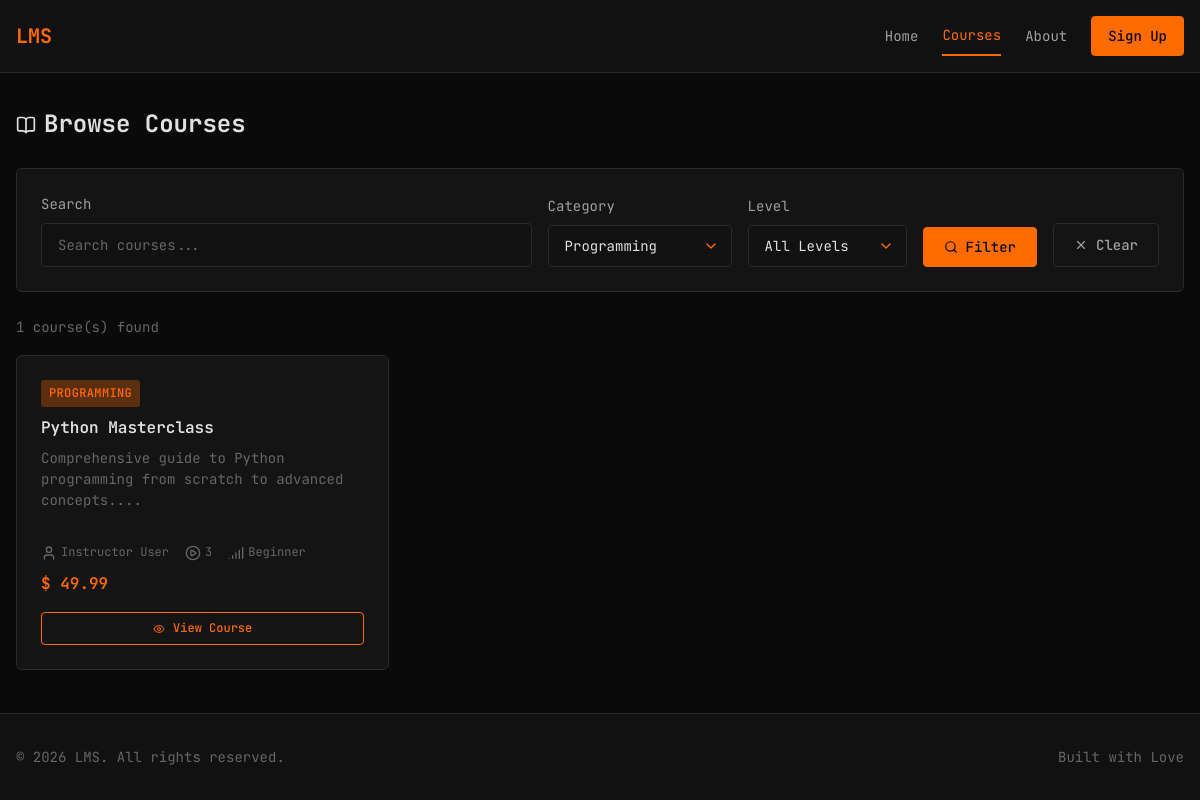
/courses.php?category=1, run on the app's committed database.
### tables this page shows
CREATE TABLE courses (
    id INT AUTO_INCREMENT PRIMARY KEY,
    title VARCHAR(200) NOT NULL,
    description TEXT,
    category_id INT,
    instructor_id INT,
    price DECIMAL(10,2) DEFAULT 0.00,
    duration VARCHAR(50),
    level ENUM('beginner', 'intermediate', 'advanced') DEFAULT 'beginner',
    created_at TIMESTAMP DEFAULT CURRENT_TIMESTAMP,
    FOREIGN KEY (category_id) REFERENCES categories(id) ON DELETE SET NULL,
    FOREIGN KEY (instructor_id) REFERENCES users(id) ON DELETE SET NULL
);

CREATE TABLE categories (
    id INT AUTO_INCREMENT PRIMARY KEY,
    name VARCHAR(100) NOT NULL,
    description TEXT
);

CREATE TABLE users (
    id INT AUTO_INCREMENT PRIMARY KEY,
    name VARCHAR(100) NOT NULL,
    email VARCHAR(150) NOT NULL UNIQUE,
    password VARCHAR(255) NOT NULL,
    role ENUM('admin', 'instructor', 'student') NOT NULL DEFAULT 'student',
    bio TEXT,
    experience TEXT,
    verified TINYINT(1) NOT NULL DEFAULT 1,
    created_at TIMESTAMP DEFAULT CURRENT_TIMESTAMP
);

### config/auth.php (called while the page is built, shortened)
<?php
function e($string)
{
    return htmlspecialchars($string, ENT_QUOTES, 'UTF-8');
}

### public/courses.php (the view, shortened to what this page needs)
<?php
require_once __DIR__ . '/../config/auth.php';
$pdo = getDBConnection();
$categoryFilter = isset($_GET['category']) ? (int) $_GET['category'] : 0;
$levelFilter = isset($_GET['level']) ? $_GET['level'] : '';
$search = isset($_GET['search']) ? trim($_GET['search']) : '';
$sql = "
    SELECT c.*, cat.name as category_name, u.name as instructor_name,
           (SELECT COUNT(*) FROM lessons WHERE course_id = c.id) as lesson_count
    FROM courses c
    LEFT JOIN categories cat ON c.category_id = cat.id
    LEFT JOIN users u ON c.instructor_id = u.id
    WHERE 1=1
";
$params = [];
if ($categoryFilter > 0) {
    $sql .= " AND c.category_id = ?";
    $params[] = $categoryFilter;
}
$sql .= " ORDER BY c.created_at DESC";
$stmt = $pdo->prepare($sql);
$stmt->execute($params);
$courses = $stmt->fetchAll();
$categories = $pdo->query("SELECT * FROM categories ORDER BY name")->fetchAll();
$enrolledCourseIds = [];
include __DIR__ . '/../includes/header.php';
include __DIR__ . '/../includes/navbar.php';
?>
<main class="main-content">
    <div class="container">
        <div class="flex flex-between flex-center mb-3">
            <h1 class="page-title">
                <i data-lucide="book-open"></i>
                <span>Browse Courses</span>
            </h1>
        </div>
        <div class="card mb-3">
            <form method="GET" action="" class="filter-form">
                <div class="form-group form-group-flex">
                    <label class="form-label" for="search">Search</label>
                    <input type="text" id="search" name="search" class="form-input" placeholder="Search courses..."
                        value="<?php echo e($search); ?>">
                </div>
                <div class="form-group form-group-inline">
                    <label class="form-label" for="category">Category</label>
                    <select id="category" name="category" class="form-input">
                        <?php foreach ($categories as $cat): ?>
                            <option value="<?php echo $cat['id']; ?>" <?php echo $categoryFilter == $cat['id'] ? 'selected' : ''; ?>>
                                <?php echo e($cat['name']); ?>
                            </option>
                        <?php endforeach; ?>
                    </select>
                </div>
                <div class="form-group form-group-inline">
                    <label class="form-label" for="level">Level</label>
                    <select id="level" name="level" class="form-input">
                        <option value="">All Levels</option>
                    </select>
                </div>
                <button type="submit" class="btn btn-primary">
                    <i data-lucide="search"></i> Filter
                </button>
                <?php if ($categoryFilter || $levelFilter || $search): ?>
                    <a href="<?php echo BASE_PATH; ?>/public/courses.php" class="btn btn-ghost">
                        <i data-lucide="x"></i> Clear
                    </a>
                <?php endif; ?>
            </form>
        </div>
        <?php if (empty($courses)): ?>
            <div class="card">
                <p class="text-dim text-center">
                    <i data-lucide="search"></i> No courses found.
                </p>
            </div>
        <?php else: ?>
            <p class="text-dim text-sm mb-2">
                <?php echo count($courses); ?> course(s) found
            </p>
            <div class="grid grid-3">
                <?php foreach ($courses as $course):
                    $isEnrolled = in_array($course['id'], $enrolledCourseIds);
                ?>
                    <div class="card course-card">
                        <div class="flex flex-between flex-center">
                            <span class="badge badge-primary">
                                <?php echo e($course['category_name'] ?? 'Uncategorized'); ?>
                            </span>
                        </div>
                        <h3 class="course-title">
                            <?php echo e($course['title']); ?>
                        </h3>
                        <p class="text-sm text-dim course-desc">
                            <?php echo e(substr($course['description'] ?? '', 0, 100)); ?>...
                        </p>
                        <div class="card-meta">
                            <span><i data-lucide="user"></i>
                                <?php echo e($course['instructor_name'] ?? 'TBA'); ?>
                            </span>
                            <span><i data-lucide="play-circle"></i>
                                <?php echo $course['lesson_count']; ?>
                            </span>
                            <span><i data-lucide="signal"></i>
                                <?php echo ucfirst(e($course['level'])); ?>
                            </span>
                        </div>
                        <?php if (!$isEnrolled): ?>
                            <?php if ($course['price'] > 0): ?>
                                <p class="text-orange mt-1 price-text">$
                                    <?php echo number_format($course['price'], 2); ?>
                                </p>
                            <?php else: ?>
                                <p class="text-success mt-1 price-text">Free</p>
                            <?php endif; ?>
                        <?php endif; ?>
                        <?php if ($isEnrolled): ?>
                            <a href="<?php echo BASE_PATH; ?>/public/course-details.php?id=<?php echo $course['id']; ?>"
                                class="btn btn-primary btn-sm mt-2 w-full">
                                <i data-lucide="play"></i> Continue Learning
                            </a>
                        <?php else: ?>
                            <a href="<?php echo BASE_PATH; ?>/public/course-details.php?id=<?php echo $course['id']; ?>"
                                class="btn btn-secondary btn-sm mt-2 w-full">
                                <i data-lucide="eye"></i> View Course
                            </a>
                        <?php endif; ?>
                    </div>
                <?php endforeach; ?>
            </div>
        <?php endif; ?>
    </div>
</main>
<?php include __DIR__ . '/../includes/footer.php'; ?>

### assets/css/style.css (style rules this page uses)
:root { --bg-primary: #0a0a0a; --bg-secondary: #111111; --bg-tertiary: #1a1a1a; --bg-card: #141414; --orange-primary: #ff6b00; --orange-secondary: #ff8c00; --orange-dim: #cc5500; --orange-glow: rgba(255, 107, 0, 0.3); --text-primary: #e0e0e0; --text-secondary: #a0a0a0; --text-dim: #666666; --border-color: #2a2a2a; --success: #00cc66; --error: #ff3333; --warning: #ffcc00; --font-mono: 'JetBrains Mono', 'Consolas', 'Monaco', monospace; }
*, *::before, *::after { box-sizing: border-box; margin: 0; padding: 0; }
html { font-size: 16px; scroll-behavior: smooth; }
body { font-family: var(--font-mono); background-color: var(--bg-primary); color: var(--text-primary); line-height: 1.6; min-height: 100vh; }
a { color: var(--orange-primary); text-decoration: none; transition: color 0.2s ease; }
.container { max-width: 1200px; margin: 0 auto; padding: 0 1rem; }
.main-content { flex: 1; padding: 2rem 0; }
.btn { display: inline-flex; align-items: center; justify-content: center; gap: 0.5rem; padding: 0.625rem 1.25rem; font-family: var(--font-mono); font-size: 0.875rem; font-weight: 500; border: 1px solid transparent; border-radius: 4px; cursor: pointer; transition: all 0.2s ease; text-decoration: none; }
.btn-primary { background-color: var(--orange-primary); color: var(--bg-primary); border-color: var(--orange-primary); }
.btn-secondary { background-color: transparent; color: var(--orange-primary); border-color: var(--orange-primary); }
.btn-ghost { background-color: transparent; color: var(--text-secondary); border-color: var(--border-color); }
.btn-sm { padding: 0.375rem 0.75rem; font-size: 0.75rem; }
.card { background-color: var(--bg-card); border: 1px solid var(--border-color); border-radius: 6px; padding: 1.5rem; transition: border-color 0.2s ease; }
.form-group { margin-bottom: 1.25rem; }
.form-label { display: block; margin-bottom: 0.5rem; font-size: 0.875rem; color: var(--text-secondary); }
.form-input { width: 100%; padding: 0.75rem 1rem; font-family: var(--font-mono); font-size: 0.875rem; color: var(--text-primary); background-color: var(--bg-secondary); border: 1px solid var(--border-color); border-radius: 4px; transition: border-color 0.2s ease, box-shadow 0.2s ease; }
.form-input::placeholder { color: var(--text-dim); }
select.form-input { cursor: pointer; appearance: none; -webkit-appearance: none; -moz-appearance: none; background-repeat: no-repeat; background-position: right 0.75rem center; background-size: 1rem; padding-right: 2.5rem; }
select.form-input option { background-color: var(--bg-card); color: var(--text-primary); }
.badge { display: inline-flex; align-items: center; padding: 0.25rem 0.5rem; font-size: 0.75rem; font-weight: 500; border-radius: 3px; text-transform: uppercase; letter-spacing: 0.03em; }
.badge-primary { background-color: var(--orange-glow); color: var(--orange-primary); }
.grid { display: grid; gap: 1.5rem; }
.grid-3 { grid-template-columns: repeat(3, 1fr); }
.course-card { display: flex; flex-direction: column; }
.course-card .card-meta { display: flex; gap: 1rem; margin-top: auto; padding-top: 1rem; font-size: 0.75rem; color: var(--text-dim); }
.course-card .card-meta span { display: flex; align-items: center; gap: 0.25rem; }
.text-orange { color: var(--orange-primary); }
.text-dim { color: var(--text-dim); }
.text-sm { font-size: 0.875rem; }
.mt-1 { margin-top: 0.5rem; }
.mt-2 { margin-top: 1rem; }
.mb-2 { margin-bottom: 1rem; }
.mb-3 { margin-bottom: 1.5rem; }
.flex { display: flex; }
.flex-between { justify-content: space-between; }
.flex-center { align-items: center; }
svg.lucide { width: 1rem; height: 1rem; flex-shrink: 0; }
.btn svg.lucide { width: 0.875rem; height: 0.875rem; }
.btn-sm svg.lucide { width: 0.75rem; height: 0.75rem; }
.page-title { display: flex; align-items: center; gap: 0.5rem; font-size: 1.5rem; margin-bottom: 0; }
.page-title svg.lucide { width: 1.25rem; height: 1.25rem; }
.course-title { font-size: 1rem; margin: 0.5rem 0; font-weight: 600; }
.flex.flex-center svg.lucide { flex-shrink: 0; }
.filter-form { display: flex; gap: 1rem; flex-wrap: wrap; align-items: flex-end; }
.w-full { width: 100%; }
.form-group-inline { margin-bottom: 0; }
.form-group-flex { margin-bottom: 0; flex: 1; min-width: 200px; }
.course-desc { margin-bottom: 1rem; line-height: 1.5; }
.price-text { font-weight: 600; }

### data on the page
courses: category.name "PROGRAMMING", title "Python Masterclass", description "Comprehensive guide to Python programming from scratch to advanced concepts.", instructor.name "Instructor User", lesson_count "3", level "Beginner", price "49.99"

### other printed values
count($courses) "1"
form field category "Programming"
